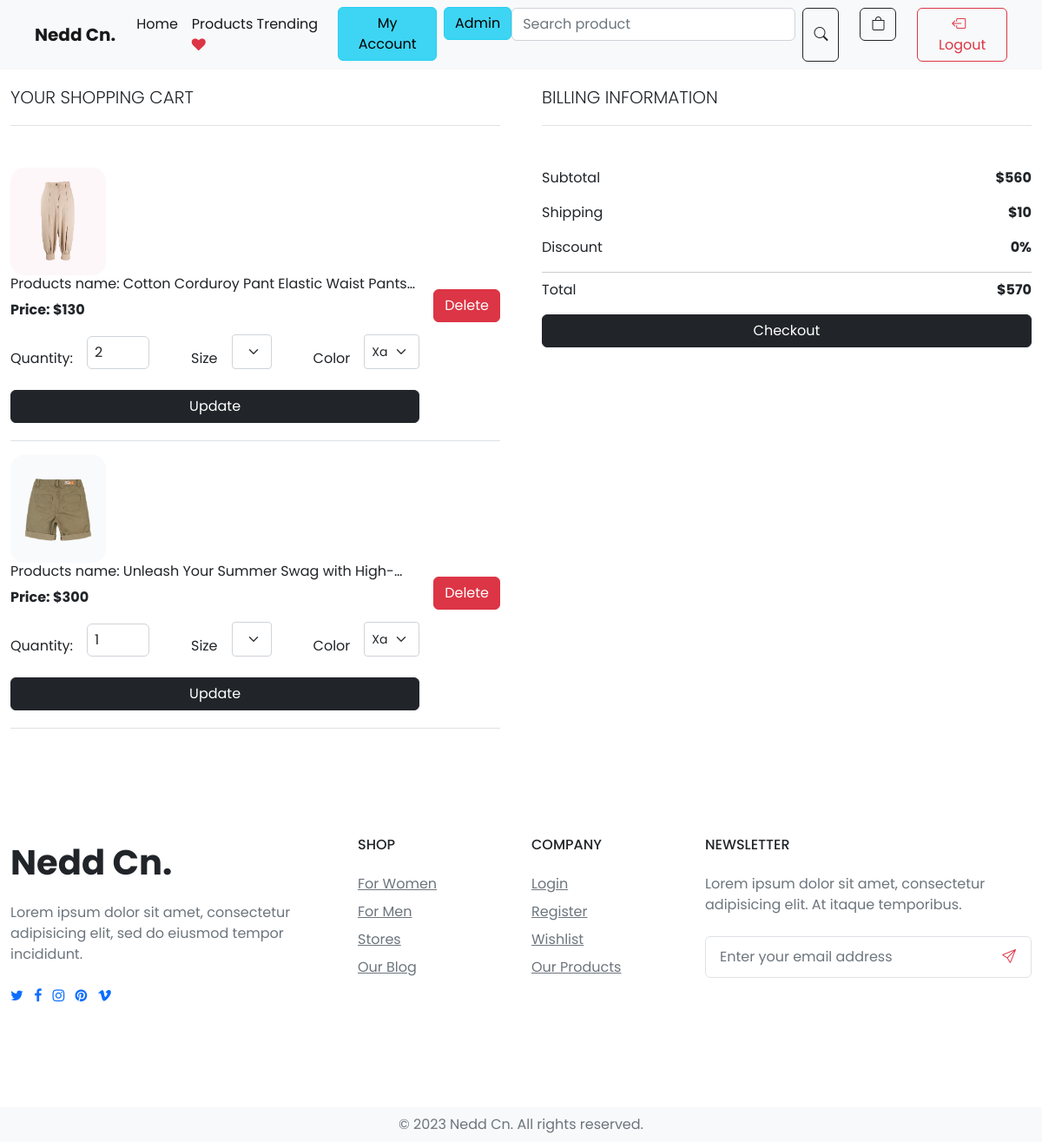
Page /src/index.php?act=mycart&kh_id=41 (signed in) on the committed database.
### tables this page shows
CREATE TABLE `cart_chitiet` (
  `cart_chitiet_id` int(10) NOT NULL COMMENT 'Chi tiết giỏ hàng',
  `cart_id` int(10) NOT NULL COMMENT 'ID giỏ hàng',
  `pro_id` int(10) NOT NULL COMMENT 'ID sản phẩm',
  `color_id` int(10) NOT NULL COMMENT 'ID màu',
  `size_id` int(10) NOT NULL COMMENT 'ID size',
  `price` int(50) NOT NULL COMMENT 'Đơn giá sản phẩm',
  `soluong` int(20) NOT NULL COMMENT 'Số lượng',
  `total_price` int(20) NOT NULL COMMENT 'Tổng tiền'
);

CREATE TABLE `products` (
  `pro_id` int(10) NOT NULL,
  `pro_name` varchar(255) NOT NULL,
  `pro_img` varchar(255) NOT NULL,
  `pro_price` float NOT NULL,
  `pro_desc` text NOT NULL,
  `pro_brand` varchar(55) NOT NULL,
  `pro_stock` int(11) NOT NULL,
  `cate_id` int(10) NOT NULL,
  `trangthai` int(1) NOT NULL,
  `pro_viewer` int(11) NOT NULL
);

CREATE TABLE `size` (
  `size_id` int(10) NOT NULL COMMENT 'ID size',
  `size_name` varchar(50) NOT NULL COMMENT 'Tên size'
);

CREATE TABLE `color` (
  `color_id` int(10) NOT NULL COMMENT 'ID màu',
  `color_name` varchar(50) NOT NULL COMMENT 'Tên màu',
  `color_ma` varchar(50) NOT NULL COMMENT 'Mã màu css'
);

### src/app/model/connectdb.php (called while the page is built, shortened)
<?php
function get_connect(){
    try {
        $conn = new PDO("mysql:host=localhost;dbname=da1;charset=utf8","root","");
        $conn->setAttribute(PDO::ATTR_ERRMODE, PDO::ERRMODE_EXCEPTION);
        return $conn;
    } catch (\Throwable $th) {
        echo 'kết nối thất bại';
    }
}
function pdo_queryall($sql){
    $thamso = array_slice(func_get_args(),1);
    try {
        $conn = get_connect();
        $exe = $conn->prepare($sql);
        $exe->execute($thamso);
        $result = $exe->fetchAll();
        return $result;
    } catch (\Throwable $th) {
        echo 'Thao Tác Thất Bại.';
    }
    finally{
        unset($conn);
    }
}
function pdo_query_one($sql){
    $thamso = array_slice(func_get_args(),1);
    try {
        $conn = get_connect();
        $exe = $conn->prepare($sql);
        $exe->execute($thamso);
        $result = $exe->fetch();
        return $result;
    } catch (\Throwable $th) {
        echo 'Thao Tác Thất Bại';
    }
    finally{
        unset($conn);
    }
}
?>

### src/app/model/cart.php (called while the page is built, shortened)
<?php
    function querycart_kh($kh_id){
        $sql = "select * from cart where kh_id = $kh_id";
        $result = pdo_query_one($sql);
        return $result;
    }
    function querycart_chitiet($cart_id){
        $sql = "select * from cart_chitiet where cart_id = $cart_id";
        $result = pdo_queryall($sql);
        return $result;
    }
?>

### src/app/model/product.php (called while the page is built, shortened)
<?php
function queryonepro($id){
    $sql= "select * from products where pro_id = $id";
    $result = pdo_query_one($sql);
    return $result;
}
?>

### src/app/model/size.php (called while the page is built, shortened)
<?php
    function query_allsize(){
        $sql = "select * from size order by size_id desc";
        $result = pdo_queryall($sql);
        return $result;
    }
?>

### src/app/model/color.php (called while the page is built, shortened)
<?php
    function query_allcolor(){
        $sql = "select * from color order by color_id desc";
        $result = pdo_queryall($sql);
        return $result;
    }
?>

### src/resources/view/cart/viewcart.php (the view, shortened to what this page needs)
<?php
if (isset($_GET['kh_id'])) {
    $kh_id = $_GET['kh_id'];
    $cart_kh = querycart_kh($kh_id);
    $my_cart = querycart_chitiet($cart_kh['cart_id']);
}
?>
<div>
    <div class="row gx-5">
        <div class="col-12 col-md-6 mb-4">
            <h3 class="mb-5 fs-5 fw-light text-uppercase border-bottom">Your Shopping Cart</h3>
            <?php
            $totalPrice = 0;
            $shipingPrice = 10;
            foreach ($my_cart as $cartItem) {
                $pro = queryonepro($cartItem['pro_id']);
                $cartprice_item = (int)$pro['pro_price'] * (int)$cartItem['soluong'];
                $totalPrice += $cartprice_item;
                $size = query_allsize();
                $color = query_allcolor();
            ?>
                <div>
                    <div class="mt-3 cart-item d-flex gap-3 border-bottom align-items-center w-100">
                        <form action="index.php?act=update_cart&pro_id=<?= $cartItem['pro_id'] ?>&kh_id=<?= $_SESSION['acount']['kh_id'] ?>" method="post">
                            <img width="120 flex-shrink-0" class="rounded-4" src="<?php echo "./Admin/sanpham/img/" . $pro['pro_img'] ?>">
                            <div class="d-flex flex-column flex-grow-1">
                                <h4 class="fs-6 fw-normal one-line-clamp w-100">Products name:
                                    <?php echo $pro['pro_name']; ?></h4>
                                <p class="fw-bold ">Price: $<?php echo $pro['pro_price']; ?></p>
                                <div class="d-flex flex-row flex-grow-1">
                                    <div class="d-flex align-items-end me-5">
                                        <span class="me-3">Quantity: </span>
                                        <input class="ps-2 form-control" type="number" name="cart_qty" min="1" max="99" value="<?php echo $cartItem['soluong']; ?>">
                                    </div>
                                    <div class="d-flex align-items-end me-5">
                                        <span class="me-3">Size </span>
                                        <select class="form-select form-select-sm" aria-label=".form-select-sm example" name="size" id="">
                                            <?php
                                            foreach ($size as $sz) {
                                            ?>
                                                <option value="<?= $sz['size_id'] ?> " <?php
                                                                                        if ($sz['size_id'] == $cartItem['size_id']) {
                                                                                            echo 'selected';
                                                                                        }
                                                                                        ?>><?= $sz['size_name'] ?>
                                                </option>
                                            <?php
                                            }
                                            ?>
                                        </select>
                                    </div>
                                    <div class="d-flex align-items-end">
                                        <span class="me-3">Color</span>
                                        <select class="form-select form-select-sm" aria-label=".form-select-sm example" name="color" id="">
                                            <?php
                                            foreach ($color as $procolor) {
                                            ?>
                                                <option value="<?= $procolor['color_id'] ?> " <?php
                                                                                                if ($procolor['color_id'] == $cartItem['color_id']) {
                                                                                                    echo 'selected';
                                                                                                }
                                                                                                ?>>
                                                    <?= $procolor['color_name'] ?></option>
                                            <?php
                                            }
                                            ?>
                                        </select>
                                    </div>
                                </div>
                            </div>
                            <button type="submit" class="btn btn-dark mt-4 w-100" id="" name="updatecart">Update</button>
                        </form>
                        <a href="index.php?act=del_procart&cart_id_del=<?php echo $cartItem['cart_chitiet_id']; ?>&kh_id=<?= $kh_id ?>">
                            <button type="submit" class="btn btn-danger mt-4" id="" onclick="return confirm('Confirm delete product')">Delete</button>
                        </a>
                    </div>
                </div>
            <?php
            }
            ?>
        </div>
        <div class="col-12 col-md-6">
            <h3 class="mb-5 fs-5 fw-light text-uppercase border-bottom">Billing Information</h3>
            <div class="border-bottom-nopad">
                <div class="d-flex justify-content-between ">
                    <p class="text-light text-dark ">Subtotal</p>
                    <span class="fw-bold">$<?php echo $totalPrice; ?></span>
                </div>
                <div class="d-flex justify-content-between ">
                    <p class="text-light text-dark ">Shipping</p>
                    <span class="fw-bold">$<?php echo $shipingPrice; ?></span>
                </div>
                <div class="d-flex justify-content-between ">
                    <p class="text-light text-dark ">Discount</p>
                    <span class="fw-bold">0%</span>
                </div>
            </div>
            <div class="d-flex justify-content-between pt-2">
                <p class="text-light text-dark ">Total</p>
                <span class="fw-bold">$<?php echo $totalPrice + $shipingPrice; ?></span>
            </div>
            <a href="index.php?act=checkout&kh_id=<?= $kh_id ?>">
                <button class="btn btn-dark w-100 ">Checkout</button>
            </a>
        </div>
    </div>
</div>

### src/resources/css/global.css (style rules this page uses)
* { padding: 0; margin: 0; box-sizing: border-box; }
body { font-family: "Poppins", sans-serif; margin-bottom: 0; }
html { width: 100%; height: 100%; }
a { cursor: pointer !important; }
.one-line-clamp { display: -webkit-box; -webkit-box-orient: vertical; -webkit-line-clamp: 1; text-overflow: ellipsis; overflow: hidden; height: 20px; cursor: pointer; }
.fs-6 { font-size: .8rem; }
.border-bottom { padding-bottom: 20px; border-bottom: 1px solid #ccc; }
.border-bottom-nopad { border-bottom: 1px solid #ccc; }
.cart-item img { width: 110px; height: 124px; flex-shrink: 0; object-fit: cover; }
.form-select { height: 40px; }

### rows in the picture
cart_chitiet: pro.pro_img (picture), pro.pro_name "Cotton Corduroy Pant Elastic Waist…", pro.pro_price "130", cart_qty "2", size "M", color "Xanh"
cart_chitiet: pro.pro_img (picture), pro.pro_name "Unleash Your Summer Swag…", pro.pro_price "300", cart_qty "1", size "L", color "Xanh"

### other values in the picture
$totalPrice "560"
$shipingPrice "10"
$totalPrice + $shipingPrice "570"
